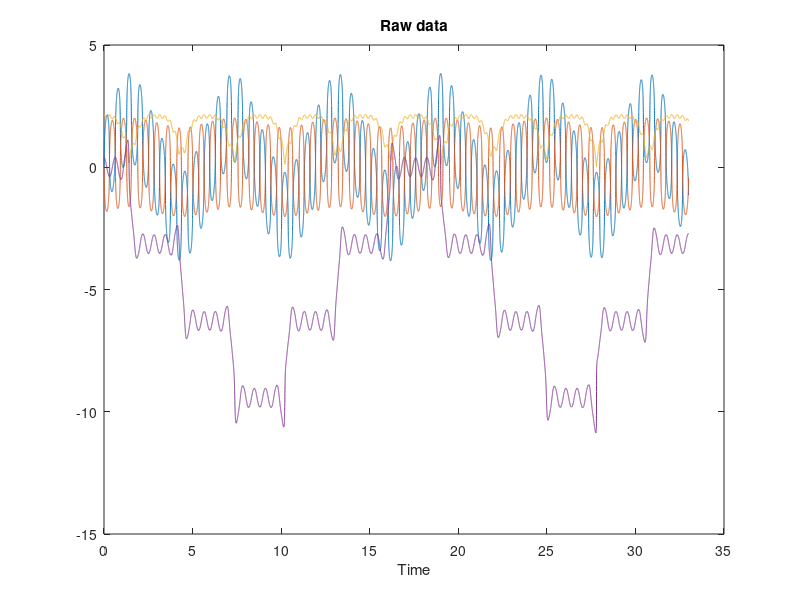
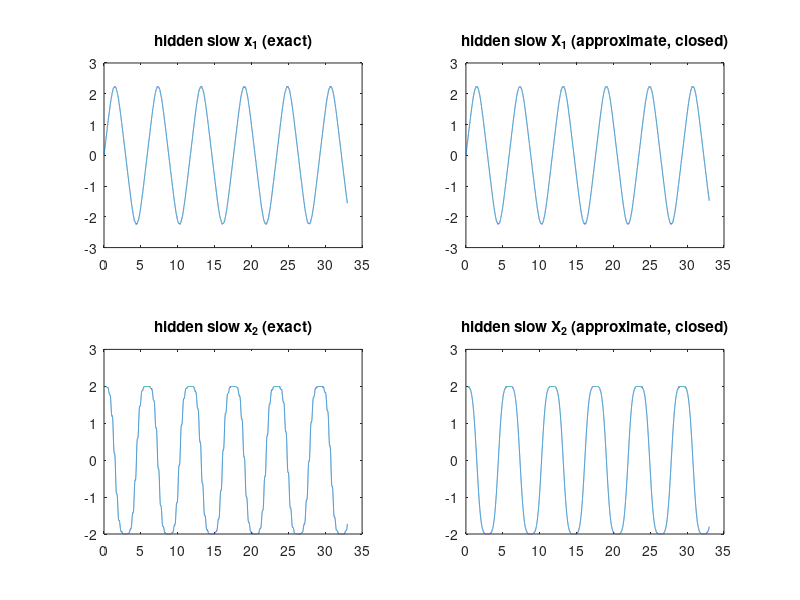

The MATLAB source for these figures, in order:
clc;

clear;



%% parameters

a0=0;   b0=0;   r0=sqrt(2^2+0.8^2); theta0=atan2(0.8,2);

epsilon=0.01;

T=33;



%% RK4 integration of the mixed system

h=epsilon/10;

TimeSpan=[0:h:T];   TimeSteps=length(TimeSpan)-1;

x=zeros(4,TimeSteps+1); x(:,1)=[a0; b0; r0; theta0];

for i=1:TimeSteps

    xx=x(:,i);

    a=xx(1); b=xx(2); r=xx(3); theta=xx(4);

    k1=[(3*r*b^2*cos(theta)+r*sin(theta)/epsilon)/(3*b^2+1); ...

        (r*cos(theta)-r*sin(theta)/epsilon)/(1+3*b^2); ...

        sin(theta)*(-a+b^3-(a+b)^3*r^2*cos(theta)*sin(theta)); ...

        ((-a+b^3)*cos(theta)+(a+b)^3*r^2*sin(theta)^3)/r];

    

    xx=x(:,i)+h/2*k1;

    a=xx(1); b=xx(2); r=xx(3); theta=xx(4);

    k2=[(3*r*b^2*cos(theta)+r*sin(theta)/epsilon)/(3*b^2+1); ...

        (r*cos(theta)-r*sin(theta)/epsilon)/(1+3*b^2); ...

        sin(theta)*(-a+b^3-(a+b)^3*r^2*cos(theta)*sin(theta)); ...

        ((-a+b^3)*cos(theta)+(a+b)^3*r^2*sin(theta)^3)/r];

    

    xx=x(:,i)+h/2*k2;

    a=xx(1); b=xx(2); r=xx(3); theta=xx(4);

    k3=[(3*r*b^2*cos(theta)+r*sin(theta)/epsilon)/(3*b^2+1); ...

        (r*cos(theta)-r*sin(theta)/epsilon)/(1+3*b^2); ...

        sin(theta)*(-a+b^3-(a+b)^3*r^2*cos(theta)*sin(theta)); ...

        ((-a+b^3)*cos(theta)+(a+b)^3*r^2*sin(theta)^3)/r];

    

    xx=x(:,i)+h*k3;

    a=xx(1); b=xx(2); r=xx(3); theta=xx(4);

    k4=[(3*r*b^2*cos(theta)+r*sin(theta)/epsilon)/(3*b^2+1); ...

        (r*cos(theta)-r*sin(theta)/epsilon)/(1+3*b^2); ...

        sin(theta)*(-a+b^3-(a+b)^3*r^2*cos(theta)*sin(theta)); ...

        ((-a+b^3)*cos(theta)+(a+b)^3*r^2*sin(theta)^3)/r];

    

    x(:,i+1)=x(:,i)+(k1+2*k2+2*k3+k4)/6*h;

end



%%

plot(TimeSpan, x);

title('Raw data');

xlabel('Time');



%%

figure

x1_=x(1,:)+x(2,:);

x2_=x(3,:).*cos(x(4,:));

y1_=x(3,:).*sin(x(4,:));

y2_=-x(1,:)+x(2,:).^3;

x_=x;



subplot(2,2,1);

plot(TimeSpan,x1_);

axes1=axis;

title('hidden slow x_1 (exact)');

subplot(2,2,3);

plot(TimeSpan,x2_);

axes3=axis;

title('hidden slow x_2 (exact)');



x1IC=a0+b0; x2IC=r0*cos(theta0);    y1IC=r0*sin(theta0);    y2IC=-a0+b0^3;

avgCoeff=(y1IC^2+epsilon*y2IC^2)/2;

X=zeros(2,TimeSteps+1);    X(:,1)=[x1IC; x2IC];

for i=1:TimeSteps

    XX=X(:,i);

    k1=[XX(2); -avgCoeff*XX(1)^3];

    

    XX=X(:,i)+h/2*k1;

    k2=[XX(2); -avgCoeff*XX(1)^3];



    XX=X(:,i)+h/2*k2;

    k3=[XX(2); -avgCoeff*XX(1)^3];



    XX=X(:,i)+h*k3;

    k4=[XX(2); -avgCoeff*XX(1)^3];

    

    X(:,i+1)=X(:,i)+(k1+2*k2+2*k3+k4)/6*h;

end

subplot(2,2,2);

plot(TimeSpan,X(1,:));

axis(axes1);

title('hidden slow X_1 (approximate, closed)');

subplot(2,2,4);

plot(TimeSpan,X(2,:));

axis(axes3);

title('hidden slow X_2 (approximate, closed)');

%% 
save('raw_data.mat','x','TimeSpan')
